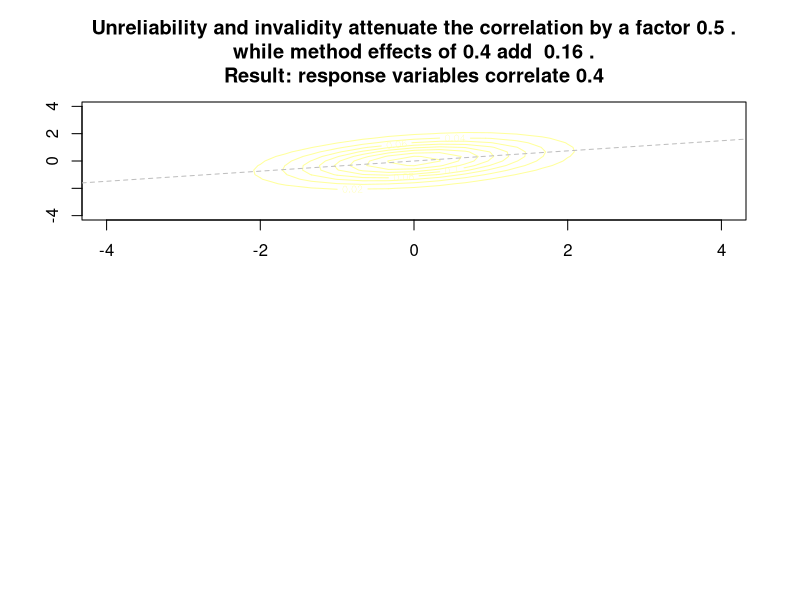

Write R code to recreate this figure. (Note: this script raises an error after producing the figure.)
pdf("C:/ESS/berlin/presentation/i/country_A.pdf", 7, 10.5)

#par(mfrow=c(3,1), mar=c(3,3.1,3.7,2.1))
par(mfrow=c(2,1), mar=c(4,4.1,5.1,2.7))

r <- 0.5

S <- matrix(c(1, r, r, 1), 2 ,2)
mu <- c(0,0)

x <- seq(-4,4,length=25)
y <- seq(-4,4,length=25)

require(mvtnorm)
#z <- sapply(x, function(x.i) sapply(y, function(y.i) dmvnorm(c(x.i, y.i), c(0,0), S ) ) )
#contour(x,y,z, main=paste("Two variables of interest correlate",r), col="#ffff9c")
#abline(0, r, lty=2, col="gray")

#m <- seq(0,.99,length=50)
m  <- 0.4
rr <- (1-m^2)*r + m^2
#plot(m,rr)
S <- matrix(c(1, rr, rr, 1), 2 ,2)
z <- sapply(x, function(x.i) sapply(y, function(y.i) dmvnorm(c(x.i, y.i), c(0,0), S ) ) )

#contour(x,y,z, main=paste("Invalidity attenuates the correlation by a factor",1-m^2,", while method effects of",m,"add ",m^2,".\nResult: true scores correlate",round(rr,1)), col="#ffff9c")
#abline(0, rr, lty=2, col="gray")

rel <- 0.8

rrr <- rel^2 * rr
S <- matrix(c(1, rrr, rrr, 1), 2 ,2)
z <- sapply(x, function(x.i) sapply(y, function(y.i) dmvnorm(c(x.i, y.i), mu, S ) ) )

#contour(x,y,z, main=paste("Unreliability further attenuates the correlation by a factor",rel^2,".\nResult: response variables correlate",round(rrr,1)), col="#ffff9c")
contour(x,y,z, main=paste("Unreliability and invalidity attenuate the correlation by a factor",round((1-m^2)*rel^2,1),".\nwhile method effects of",m,"add ",m^2,".\nResult: response variables correlate",round(rrr,1)), col="#ffff9c")
abline(mu[1], rrr, lty=2, col="gray")



X <- rmvnorm(1000000, mu, S)
Y <- X
my.breaks<-c(-Inf, -.5, 1.3, 1.9, 2.6, Inf)
#my.breaks<-c(-Inf, -.5, 1.3, 1.9, 2.6, Inf)
Y[,1]<- cut(X[,1], breaks=my.breaks ) 
Y[,2]<- cut(X[,2], breaks=my.breaks ) 

T <- table(Y[,1], Y[,2])
T <- T/sum(T)
dT <- as.data.frame(T)
cx <- .75 + dT[,3]*4

pcor <- round(hetcor(as.factor(Y[,1]), as.factor(Y[,2]))$correlations[2],1)


#plot(jitter(Y), main=paste("The variables are split up into 5 categories at unequal intervals.\nPearson correlation:", round(cor(Y)[2],1)))
contour(1:length(table(Y[,1])), 1:length(table(Y[,2])), T, main=paste("The variables are split up into 5 categories at unequal intervals.\nPearson correlation:", round(cor(Y)[2],1),"\nPolychoric correlation:",pcor), col="#ffff9c", xlim=c(0.8,.2+length(table(Y[,1]))))
#contour( 1:length(table(Y[,1])), 1:length(table(Y[,2])), T,  
#         main=paste("Unreliability and invalidity attenuate the correlation by a factor",
#                    round((1-m^2)*rel^2,1),
#                    ".\nwhile method effects of",m,"add ",m^2,
#                    ",\nand the variables are split up into 5 categories at unequal intervals.\nPearson correlation:", round(cor(Y)[2],1)
#                   ) , col="#ffff9c", xlim=c(0.8,length(table(Y[,1])))
#        )
text(dT[,1], dT[,2], paste(round(dT[,3]*100,2),"%",sep=""), cex=cx)

#abline(lm(Y[,1]~Y[,2]), lty=2, col="gray")

dev.off()

